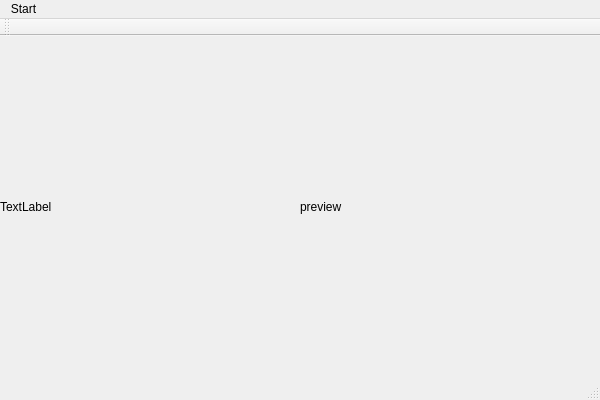
<?xml version="1.0" encoding="UTF-8"?>
<ui version="4.0">
 <class>EquifyPhotoClass</class>
 <widget class="QMainWindow" name="EquifyPhotoClass">
  <property name="geometry">
   <rect>
    <x>0</x>
    <y>0</y>
    <width>600</width>
    <height>400</height>
   </rect>
  </property>
  <property name="windowTitle">
   <string>EquifyPhoto</string>
  </property>
  <widget class="QWidget" name="centralWidget">
   <layout class="QVBoxLayout" name="verticalLayout_2">
    <property name="spacing">
     <number>0</number>
    </property>
    <property name="leftMargin">
     <number>0</number>
    </property>
    <property name="topMargin">
     <number>0</number>
    </property>
    <property name="rightMargin">
     <number>0</number>
    </property>
    <property name="bottomMargin">
     <number>0</number>
    </property>
    <item>
     <layout class="QHBoxLayout" name="horizontalLayout">
      <property name="spacing">
       <number>0</number>
      </property>
      <item>
       <widget class="QLabel" name="labelPreviewImageLeft">
        <property name="text">
         <string>TextLabel</string>
        </property>
       </widget>
      </item>
      <item>
       <widget class="QLabel" name="labelPreviewImageRight">
        <property name="text">
         <string>preview</string>
        </property>
       </widget>
      </item>
     </layout>
    </item>
   </layout>
  </widget>
  <widget class="QMenuBar" name="menuBar">
   <property name="geometry">
    <rect>
     <x>0</x>
     <y>0</y>
     <width>600</width>
     <height>21</height>
    </rect>
   </property>
   <widget class="QMenu" name="menuStart">
    <property name="title">
     <string>Start</string>
    </property>
    <addaction name="actionAdd_files"/>
   </widget>
   <addaction name="menuStart"/>
  </widget>
  <widget class="QToolBar" name="mainToolBar">
   <attribute name="toolBarArea">
    <enum>TopToolBarArea</enum>
   </attribute>
   <attribute name="toolBarBreak">
    <bool>false</bool>
   </attribute>
  </widget>
  <widget class="QStatusBar" name="statusBar"/>
  <action name="actionAdd_files">
   <property name="text">
    <string>Add &amp;files</string>
   </property>
  </action>
 </widget>
 <layoutdefault spacing="6" margin="11"/>
 <resources>
  <include location="EquifyPhoto.qrc"/>
 </resources>
 <connections>
  <connection>
   <sender>menuBar</sender>
   <signal>triggered(QAction*)</signal>
   <receiver>EquifyPhotoClass</receiver>
   <slot>menuAction(QAction*)</slot>
   <hints>
    <hint type="sourcelabel">
     <x>148</x>
     <y>12</y>
    </hint>
    <hint type="destinationlabel">
     <x>-183</x>
     <y>173</y>
    </hint>
   </hints>
  </connection>
 </connections>
 <slots>
  <slot>menuAction(QAction*)</slot>
 </slots>
</ui>
